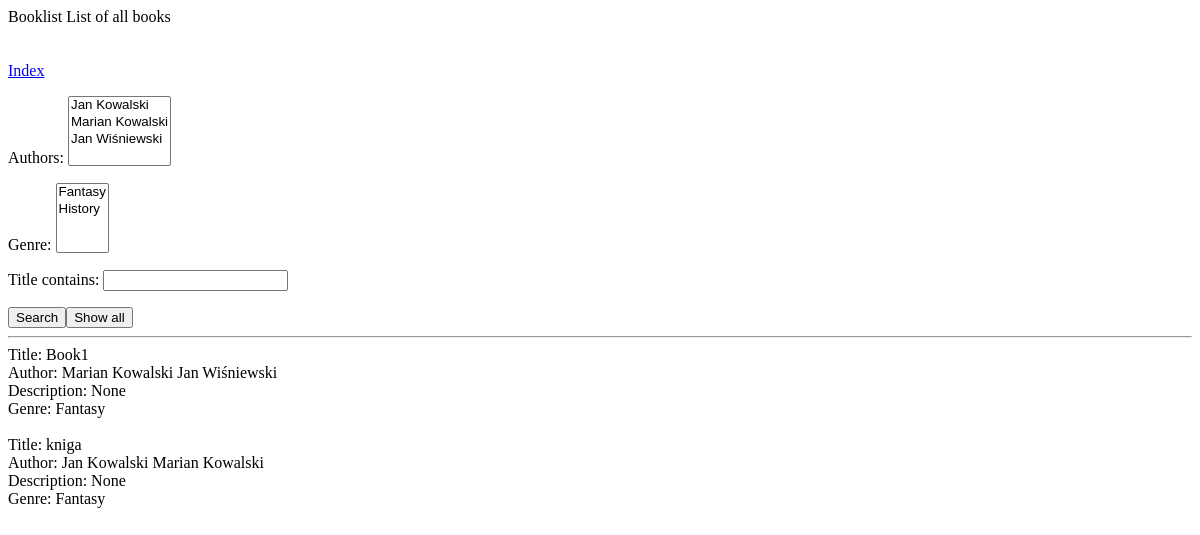
The page /booklist/ on the database as committed earlier.
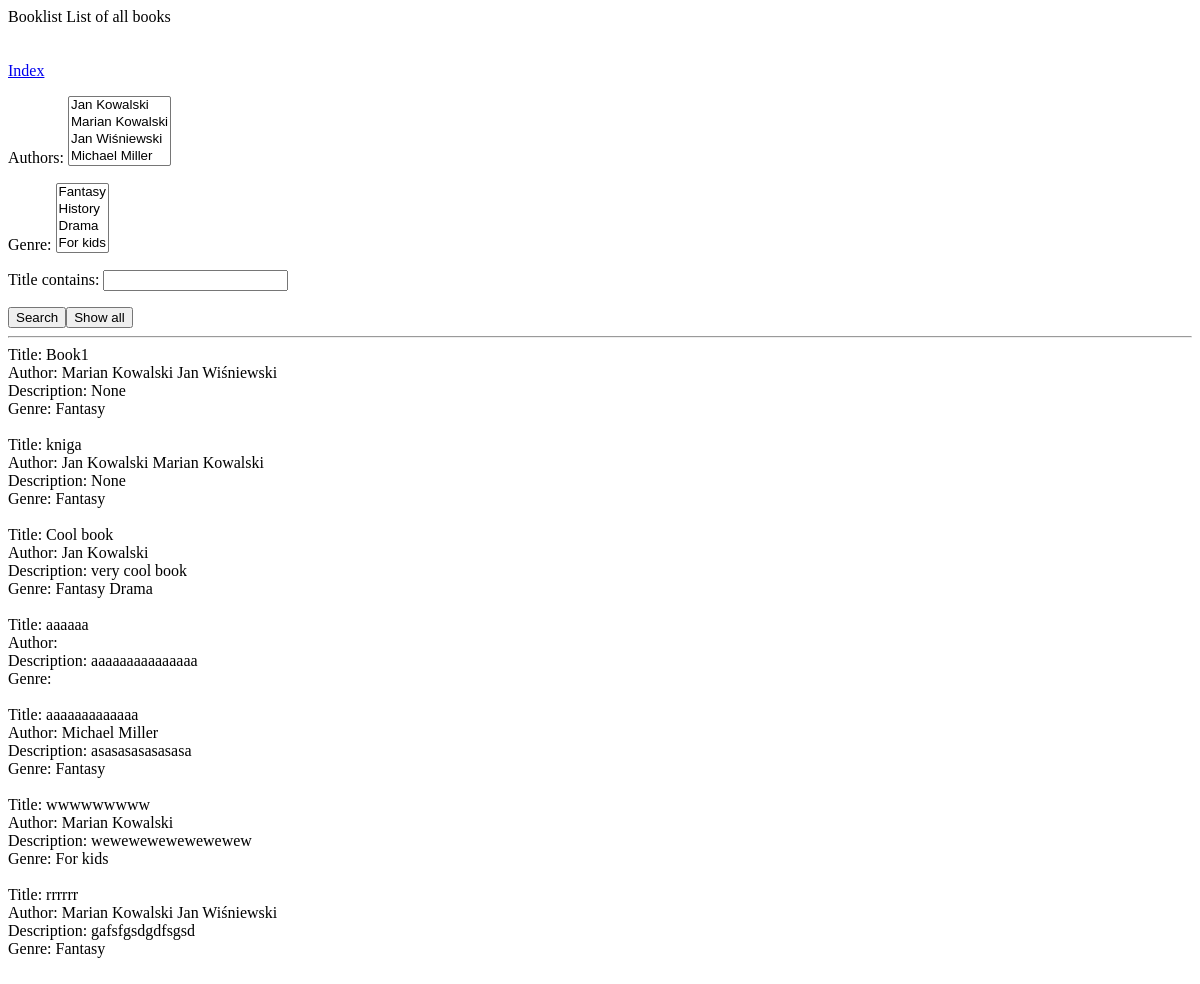
The same page on the database as committed later.
### Books/models.py (models this page shows, shortened)
class Book(models.Model):
    title = models.CharField(max_length=200)
    authors = models.ManyToManyField(Author)
    description = models.CharField(max_length=1000, default=None, blank=True, null=True)
    genre = models.ManyToManyField(LiteraryGenre)
    page_count = models.IntegerField(default=None, blank=True, null=True)
    published_year = models.IntegerField(default=None, blank=True, null=True)
    ISBN_10 = models.CharField(max_length=10)
    ISBN_13 = models.CharField(max_length=13)
    publisher = models.ForeignKey(Publisher, on_delete=models.CASCADE, default=None, blank=True, null=True)

class Author(models.Model):
    first_name = models.CharField(max_length=50)
    last_name = models.CharField(max_length=50)
    country = models.ForeignKey(Country, on_delete=models.CASCADE, default=None, blank=True, null=True)
    def __str__(self):
        return self.first_name + ' ' + self.last_name

class LiteraryGenre(models.Model):
    name = models.CharField(max_length=25)
    description = models.CharField(max_length=500)
    def __str__(self):
        return self.name

### Books/views.py (the view)
# urls.py: path('booklist/', views.booklist, name='booklist'),
def booklist(request):
    books = Book.objects.all()
    book_filter = BookFilter(request.GET, queryset=books)
    return render(request, 'booklist.html', {'books': books, 'filter': book_filter})

### Books/templates/booklist.html (shortened to what this page needs)
<!DOCTYPE html>
<html lang="en">
<head>
</head>
<body>
Booklist
List of all books
<br>
<br>
<br>
<a href="/">Index</a>
<form method="get">
    {{ filter.form.as_p }}
    <button type="submit">Search</button><button>Show all</button>
</form>
<hr>
{% for book in filter.qs %}
    Title: {{ book.title }}  <br>
    Author: {% for author in book.authors.all %}
        {{ author }}
    {% endfor %}<br>
    Description: {{ book.description }}<br>
    Genre: {% for genre in book.genre.all %} {{ genre }}  {% endfor %} <br>
    <br>
{% endfor %}
</body>
</html>

Rows that differ between the two databases and show on the page:
added Book: title "Cool book", description "very cool book", Author (first_name+last_name "Jan Kowalski"), LiteraryGenre (name "Fantasy")
added LiteraryGenre: name "Drama", shown under "Cool book"
added Book: title "aaaaaa", description "aaaaaaaaaaaaaaa"
added Book: title "aaaaaaaaaaaaa", description "asasasasasasasa", LiteraryGenre (name "Fantasy")
added Author: first_name+last_name "Michael Miller", shown under "aaaaaaaaaaaaa"
added Book: title "wwwwwwwww", description "wewewewewewewewew", Author (first_name+last_name "Marian Kowalski")
added LiteraryGenre: name "For kids", shown under "wwwwwwwww"
added Book: title "rrrrrr", description "gafsfgsdgdfsgsd", Author (first_name+last_name "Marian Kowalski"), Author (first_name+last_name "Jan Wiśniewski"), LiteraryGenre (name "Fantasy")
Other text that changed with them:
form field authors: "Jan Kowalski / Marian Kowalski / Jan Wiśniewski" → "Jan Kowalski / Marian Kowalski / Jan Wiśniewski / Michael Miller"
form field genre: "Fantasy / History" → "Fantasy / History / Drama / For kids"
